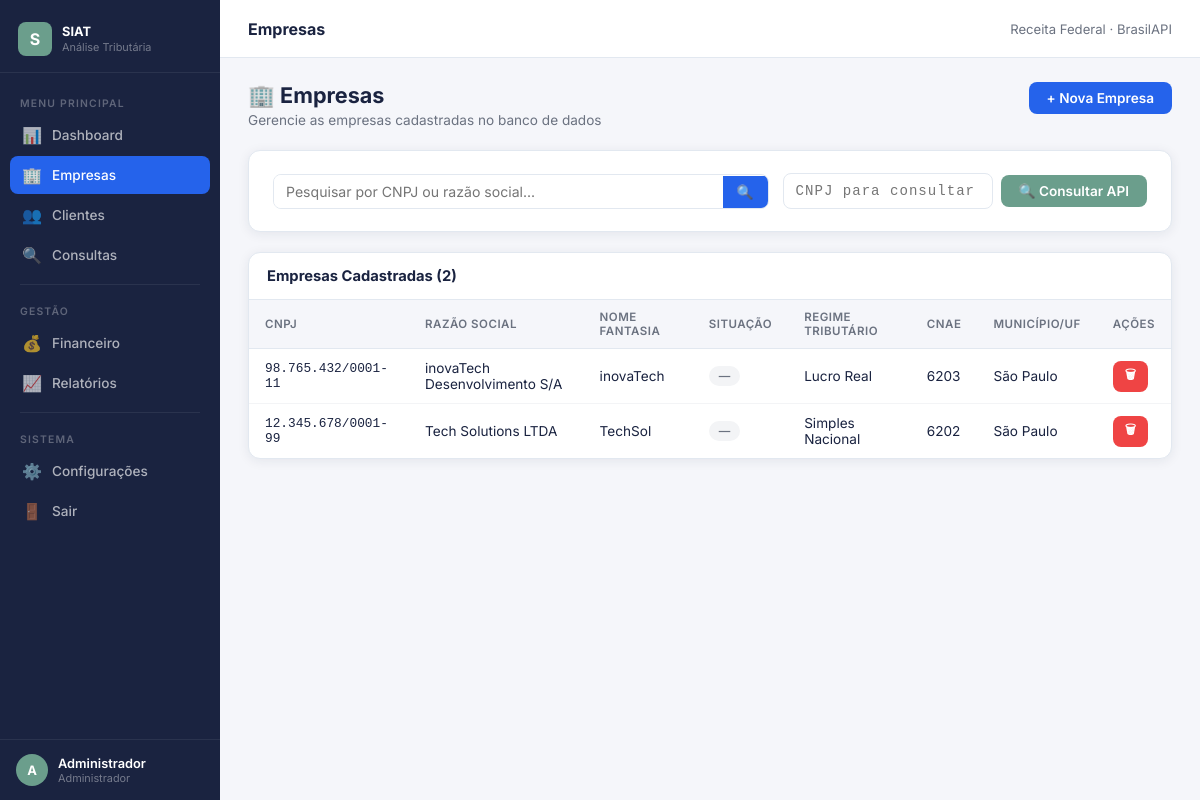
/empresas/ (signed in), run on the app's committed database.
### models/models.py (models this page shows, shortened)
class Empresa(db.Model):
    __tablename__ = "empresa"
    id                   = db.Column(db.Integer, primary_key=True, autoincrement=True)
    cnpj                 = db.Column(db.String(18), unique=True)
    razao_social         = db.Column(db.String(255))
    nome_fantasia        = db.Column(db.String(255))
    data_abertura        = db.Column(db.String(10))
    endereco_id          = db.Column(db.Integer, db.ForeignKey("endereco.id"))
    natureza_juridica_id = db.Column(db.Integer, db.ForeignKey("natureza_juridica.id"))
    porte_empresa_id     = db.Column(db.Integer, db.ForeignKey("porte_empresa.id"))
    regime_tributario_id = db.Column(db.Integer, db.ForeignKey("regime_tributario.id"))
    cnae_id              = db.Column(db.Integer, db.ForeignKey("cnae.id"))
    situacao             = db.Column(db.String(50))
    capital_social       = db.Column(db.Float)
    email                = db.Column(db.String(200))
    telefone             = db.Column(db.String(30))
    municipio            = db.Column(db.String(100))
    uf                   = db.Column(db.String(2))
    endereco          = db.relationship("Endereco",          lazy="joined")
    natureza_juridica = db.relationship("NaturezaJuridica",  lazy="joined")
    porte_empresa     = db.relationship("PorteEmpresa",      lazy="joined")
    regime_tributario = db.relationship("RegimeTributario",  lazy="joined")
    cnae              = db.relationship("Cnae",              lazy="joined")
    @property
    def cnpj_formatado(self):
        d = (self.cnpj or "").replace(".", "").replace("/", "").replace("-", "")
        if len(d) == 14:
            return f"{d[:2]}.{d[2:5]}.{d[5:8]}/{d[8:12]}-{d[12:]}"
        return self.cnpj or ""

class RegimeTributario(db.Model):
    __tablename__ = "regime_tributario"
    id         = db.Column(db.Integer, primary_key=True, autoincrement=True)
    tributacao = db.Column(db.String(100))
    descricao  = db.Column(db.String(255))

class Cnae(db.Model):
    __tablename__ = "cnae"
    id        = db.Column(db.Integer, primary_key=True, autoincrement=True)
    codigo    = db.Column(db.String(20))
    descricao = db.Column(db.String(255))

class Endereco(db.Model):
    __tablename__ = "endereco"
    id          = db.Column(db.Integer, primary_key=True, autoincrement=True)
    cidade      = db.Column(db.String(100))
    rua         = db.Column(db.String(150))
    numero      = db.Column(db.String(20))
    bairro      = db.Column(db.String(100))
    uf          = db.Column(db.String(2))
    cep         = db.Column(db.String(9))
    complemento = db.Column(db.String(100))

### routes/empresas.py (the view)
@empresas_bp.route("/")
@login_required
def index():
    q = request.args.get("q", "")
    query = Empresa.query
    if q:
        query = query.filter(
            Empresa.razao_social.ilike(f"%{q}%") |
            Empresa.cnpj.ilike(f"%{q}%")
        )
    empresas = query.order_by(Empresa.id.desc()).all()
    regimes  = RegimeTributario.query.all()
    return render_template("empresas.html", empresas=empresas, q=q,
                           regimes=regimes,
                           admin_nome=session.get("admin_nome", "Admin"))

### routes/auth.py (called while the page is built)
def login_required(f):
    from functools import wraps
    @wraps(f)
    def decorated(*args, **kwargs):
        if "admin_id" not in session:
            return redirect(url_for("auth.login"))
        return f(*args, **kwargs)
    return decorated

### templates/empresas.html (shortened to what this page needs)
{% extends "base.html" %}
{% block page_title %}Empresas{% endblock %}
{% block content %}
<div class="page-header" style="display:flex;justify-content:space-between;align-items:flex-start">
  <div><h1>🏢 Empresas</h1><p>Gerencie as empresas cadastradas no banco de dados</p></div>
  <button class="btn btn-primary" onclick="openModal('modal-empresa')">+ Nova Empresa</button>
</div>
<div class="card" style="display:flex;gap:14px;flex-wrap:wrap;align-items:flex-end">
  <form method="GET" style="display:flex;gap:10px;flex:1">
    <div class="search-bar" style="flex:1">
      <input type="text" name="q" value="{{ q }}" placeholder="Pesquisar por CNPJ ou razão social...">
      <button type="submit">🔍</button>
    </div>
  </form>
  <div style="display:flex;gap:8px;align-items:center">
    <input type="text" id="cnpj-buscar" class="field-input cnpj-input" data-mask="cnpj"
           placeholder="CNPJ para consultar API" style="width:210px">
    <button class="btn btn-teal" onclick="buscarEmpresaCNPJ()">🔍 Consultar API</button>
  </div>
</div>
<div class="table-card">
  <div class="table-card-header">
    <h3>Empresas Cadastradas ({{ empresas|length }})</h3>
  </div>
  <div class="table-wrapper">
    <table id="main-table">
      <thead>
        <tr>
          <th>CNPJ</th>
          <th>Razão Social</th>
          <th>Nome Fantasia</th>
          <th>Situação</th>
          <th>Regime Tributário</th>
          <th>CNAE</th>
          <th>Município/UF</th>
          <th>Ações</th>
        </tr>
      </thead>
      <tbody>
        {% for e in empresas %}
        <tr>
          <td style="font-family:monospace;font-size:.8rem">{{ e.cnpj_formatado }}</td>
          <td>{{ e.razao_social or '—' }}</td>
          <td>{{ e.nome_fantasia or '—' }}</td>
          <td>
            <span class="badge {{ 'badge-green' if e.situacao=='ATIVA' else 'badge-red' if e.situacao else 'badge-gray' }}">
              {{ e.situacao or '—' }}
            </span>
          </td>
          <td>{{ e.regime_tributario.tributacao if e.regime_tributario else '—' }}</td>
          <td>{{ e.cnae.codigo if e.cnae else '—' }}</td>
          <td>{{ e.municipio or (e.endereco.cidade if e.endereco else '—') }}{% if e.uf %}/{{ e.uf }}{% endif %}</td>
          <td>
            <form method="POST" action="{{ url_for('empresas.deletar', id=e.id) }}" style="display:inline"
                  onsubmit="return confirm('Excluir esta empresa?')">
              <button class="btn btn-danger btn-sm">🗑</button>
            </form>
          </td>
        </tr>
        {% else %}
        <tr><td colspan="8" style="text-align:center;color:var(--text-muted);padding:28px">
          Nenhuma empresa cadastrada.
        </td></tr>
        {% endfor %}
      </tbody>
    </table>
  </div>
</div>
{% endblock %}

### templates/base.html (shortened to what this page needs)
<!DOCTYPE html>
<html lang="pt-BR">
<head>
  <link rel="stylesheet" href="{{ url_for('static', filename='css/style.css') }}">
</head>
<body>
<div class="app-layout">
  <aside class="sidebar">
    <div class="sidebar-header">
      <div class="sidebar-logo-icon">S</div>
      <div class="sidebar-logo-text">SIAT<span>Análise Tributária</span></div>
    </div>
    <nav class="sidebar-nav">
      <div class="nav-section-label">Menu Principal</div>
      <a href="{{ url_for('dashboard.index') }}" class="nav-item {% if request.blueprint == 'dashboard' %}active{% endif %}">
        <span class="icon">📊</span><span>Dashboard</span>
      </a>
      <a href="{{ url_for('empresas.index') }}" class="nav-item {% if request.blueprint == 'empresas' %}active{% endif %}">
        <span class="icon">🏢</span><span>Empresas</span>
      </a>
      <a href="{{ url_for('clientes.index') }}" class="nav-item {% if request.blueprint == 'clientes' %}active{% endif %}">
        <span class="icon">👥</span><span>Clientes</span>
      </a>
      <a href="{{ url_for('consultas.index') }}" class="nav-item {% if request.blueprint == 'consultas' %}active{% endif %}">
        <span class="icon">🔍</span><span>Consultas</span>
      </a>
      <hr class="sidebar-divider">
      <div class="nav-section-label">Gestão</div>
      <a href="{{ url_for('financeiro.index') }}" class="nav-item {% if request.blueprint == 'financeiro' %}active{% endif %}">
        <span class="icon">💰</span><span>Financeiro</span>
      </a>
      <a href="{{ url_for('relatorios.index') }}" class="nav-item {% if request.blueprint == 'relatorios' %}active{% endif %}">
        <span class="icon">📈</span><span>Relatórios</span>
      </a>
      <hr class="sidebar-divider">
      <div class="nav-section-label">Sistema</div>
      <a href="{{ url_for('config.index') }}" class="nav-item {% if request.blueprint == 'config' %}active{% endif %}">
        <span class="icon">⚙️</span><span>Configurações</span>
      </a>
      <a href="{{ url_for('auth.logout') }}" class="nav-item">
        <span class="icon">🚪</span><span>Sair</span>
      </a>
    </nav>
    <div class="sidebar-user">
      <div class="user-avatar">{{ admin_nome[0]|upper if admin_nome else 'A' }}</div>
      <div class="user-info">
        <div class="user-name">{{ admin_nome }}</div>
        <div class="user-role">Administrador</div>
      </div>
    </div>
  </aside>
  <div class="main-content">
    <header class="topbar">
      <div class="topbar-title">{% block page_title %}{% endblock %}</div>
      <div class="topbar-actions">
        <span style="font-size:.82rem;color:var(--text-muted)">Receita Federal · BrasilAPI</span>
      </div>
    </header>
    <main class="page-content">
      {% block content %}{% endblock %}
    </main>
  </div>
</div>
</body>
</html>

### data on the page
Empresa: cnpj_formatado "98.765.432/0001-11", razao_social "inovaTech Desenvolvimento S/A", nome_fantasia "inovaTech", situacao "—", regime_tributario "Lucro Real", cnae "6203", municipio.cidade "São Paulo"
Empresa: cnpj_formatado "12.345.678/0001-99", razao_social "Tech Solutions LTDA", nome_fantasia "TechSol", situacao "—", regime_tributario "Simples Nacional", cnae "6202", municipio.cidade "São Paulo"

### other printed values
{{ admin_nome[0]|upper if admin_nome else 'A' }} "A"
{{ admin_nome }} "Administrador"
{{ empresas|length }} "2"
